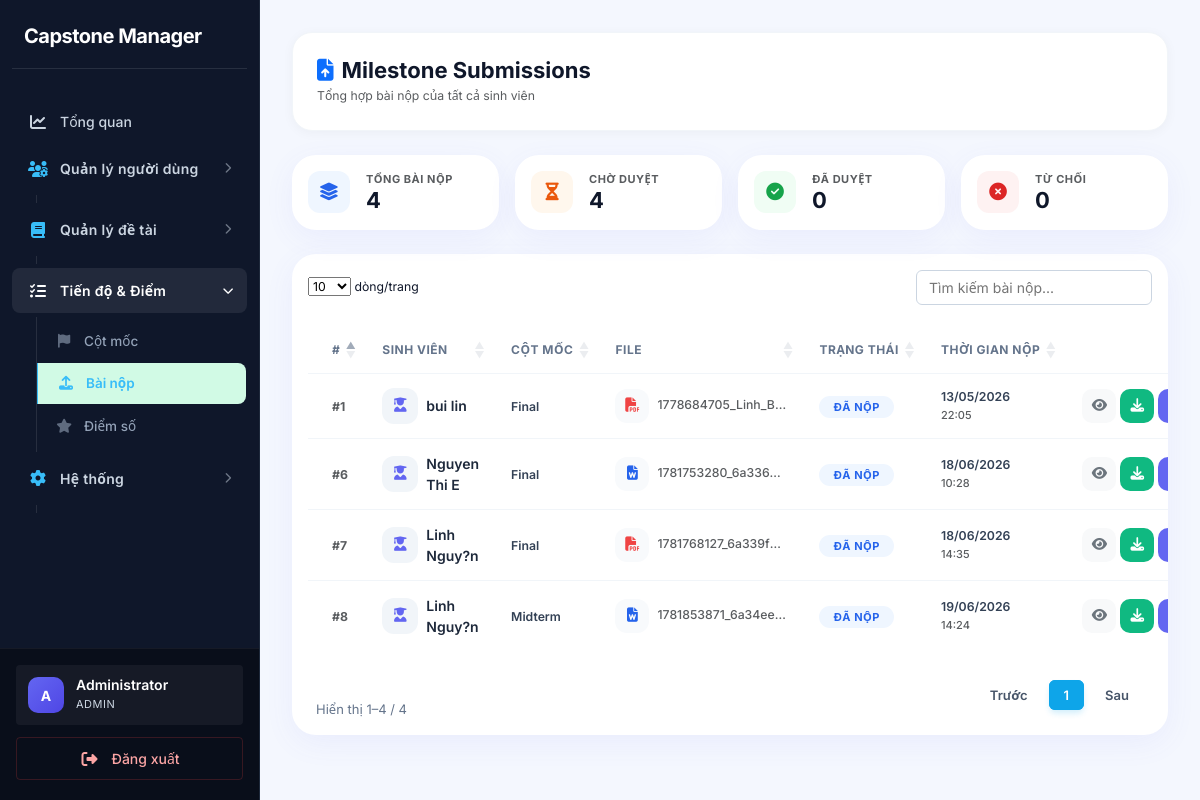
The app's page /index.php?page=submissions (signed in) with its own data.
### tables this page shows
CREATE TABLE `submissions` (
  `id` int(11) NOT NULL,
  `student_id` int(11) DEFAULT NULL,
  `topic_id` int(11) DEFAULT NULL,
  `milestone_id` int(11) DEFAULT NULL,
  `file_path` varchar(255) DEFAULT NULL,
  `status` enum('submitted','reviewed','late','revision_required') DEFAULT 'submitted',
  `attempt` int(11) DEFAULT 1,
  `submitted_at` datetime DEFAULT NULL
);

CREATE TABLE `students` (
  `id` int(11) NOT NULL,
  `user_id` int(11) DEFAULT NULL,
  `full_name` varchar(150) DEFAULT NULL,
  `faculty` varchar(100) DEFAULT NULL,
  `created_at` timestamp NOT NULL DEFAULT current_timestamp()
);

CREATE TABLE `milestones` (
  `id` int(11) NOT NULL,
  `title` enum('proposal','midterm','final') DEFAULT NULL,
  `deadline` datetime DEFAULT NULL,
  `semester_id` int(11) DEFAULT NULL,
  `created_at` timestamp NOT NULL DEFAULT current_timestamp()
);

### app/controllers/SubmissionController.php (called while the page is built, shortened)
<?php
class SubmissionController {
    private $submissionModel;
    public function __construct() {
        $this->submissionModel = new Submission();
    }
    public function index() {
        $role = $_SESSION['user']['role'];
        if ($role === 'student') {
            $studentId = $_SESSION['user']['student_id'] ?? null;
            if (!$studentId) {
                $studentModel = new Student();
                $student = $studentModel->findByUserId($_SESSION['user']['id']);
                if ($student) {
                    $_SESSION['user']['student_id'] = $student['id'];
                    $studentId = $student['id'];
                }
            }
            $submissions = $studentId
                ? $this->submissionModel->getByStudent($studentId)
                : [];
        } elseif ($role === 'lecturer') {
            $lecturerId  = $_SESSION['user']['lecturer_id'] ?? null;
            $submissions = $lecturerId
                ? $this->submissionModel->getByLecturer($lecturerId)
                : [];
        } else {
            $submissions = $this->submissionModel->getAll();
        }
        require '../app/views/submissions/index.php';
    }
}

### core/Database.php (called while the page is built)
<?php
class Database {
    private static $instance = null;
    private $conn;
    private $host = DB_HOST;
    private $dbname = DB_NAME;
    private $username = DB_USER;
    private $password = DB_PASS;
    private function __construct(){
        try{
            $this->conn = new PDO(
                "mysql:host={$this->host};dbname={$this->dbname};charset=utf8mb4",
                $this->username,
                $this->password
            );
            $this->conn->setAttribute(
                PDO::ATTR_ERRMODE,
                PDO::ERRMODE_EXCEPTION
            );
            $this->conn->setAttribute(
                PDO::ATTR_DEFAULT_FETCH_MODE,
                PDO::FETCH_ASSOC
            );
        }catch(PDOException $e){
            die("Database Error: " . $e->getMessage());
        }
    }
    public static function getInstance(){
        if(self::$instance == null){
            self::$instance = new Database();
        }
        return self::$instance;
    }
    public function getConnection(){
        return $this->conn;
    }
}

### app/models/Submission.php (called while the page is built, shortened)
<?php
class Submission {
    private $conn;
    public function __construct(){
        $this->conn = Database::getInstance()->getConnection();
    }
    public function getAll(){
        $sql = "SELECT submissions.*,
                       students.full_name AS student_name,
                       milestones.title   AS milestone_title
                FROM submissions
                JOIN students   ON students.id   = submissions.student_id
                JOIN milestones ON milestones.id  = submissions.milestone_id
                ORDER BY submissions.id DESC";
        try {
            return $this->conn->query($sql)->fetchAll(PDO::FETCH_ASSOC);
        } catch (PDOException $e) {
            return [];
        }
    }
}

### app/views/submissions/index.php (the view, shortened to what this page needs)
<?php require '../app/views/layouts/header.php'; ?>
<?php require '../app/views/layouts/sidebar.php'; ?>
<div class="main-content" style="padding: 32px; background: #f4f7fe; min-height: 100vh;">
    <div class="topbar-card p-4 mb-4 d-flex justify-content-between align-items-center">
        <div>
            <h2 class="fw-bold mb-1" style="color: #0f172a; font-size: 22px;">
                <i class="fa-solid fa-file-arrow-up me-2 text-primary"></i>Milestone Submissions
            </h2>
            <p class="text-muted small mb-0">
                <?php if ($_SESSION['user']['role'] === 'student'): ?>
                    Bài nộp của bạn theo từng cột mốc đồ án
                <?php else: ?>
                    Tổng hợp bài nộp của tất cả sinh viên
                <?php endif; ?>
            </p>
        </div>
    </div>
    <?php if ($_SESSION['user']['role'] !== 'student' && !empty($submissions)): ?>
        <?php
            $total      = count($submissions);
            $submitted  = count(array_filter($submissions, fn($s) => ($s['status'] ?? '') === 'submitted'));
            $reviewed   = count(array_filter($submissions, fn($s) => ($s['status'] ?? '') === 'reviewed'));
            $rejected   = count(array_filter($submissions, fn($s) => ($s['status'] ?? '') === 'rejected'));
        ?>
        <div class="row g-3 mb-4">
            <?php foreach ([
                ['label'=>'Tổng bài nộp',  'val'=>$total,     'icon'=>'fa-layer-group',    'bg'=>'#eff6ff','color'=>'#2563eb'],
                ['label'=>'Chờ duyệt',      'val'=>$submitted, 'icon'=>'fa-hourglass-half', 'bg'=>'#fff7ed','color'=>'#ea580c'],
                ['label'=>'Đã duyệt',       'val'=>$reviewed,  'icon'=>'fa-circle-check',   'bg'=>'#f0fdf4','color'=>'#16a34a'],
                ['label'=>'Từ chối',        'val'=>$rejected,  'icon'=>'fa-circle-xmark',   'bg'=>'#fef2f2','color'=>'#dc2626'],
            ] as $stat): ?>
            <div class="col-6 col-md-3">
                <div class="sub-card p-3 d-flex align-items-center gap-3">
                    <div class="file-icon-wrap" style="background:<?= $stat['bg'] ?>;color:<?= $stat['color'] ?>">
                        <i class="fa-solid <?= $stat['icon'] ?>"></i>
                    </div>
                    <div>
                        <div class="text-muted small fw-bold" style="font-size:11px;text-transform:uppercase;letter-spacing:.5px"><?= $stat['label'] ?></div>
                        <div class="fw-bold" style="font-size:22px;color:#0f172a;line-height:1.2"><?= $stat['val'] ?></div>
                    </div>
                </div>
            </div>
            <?php endforeach; ?>
        </div>
    <?php endif; ?>
    <div class="sub-card">
        <div class="table-responsive p-3">
            <table class="table table-hover mb-0" id="submissionsTable">
                <thead>
                    <tr>
                        <th class="ps-4">#</th>
                        <th>Sinh viên</th>
                        <th>Cột mốc</th>
                        <th>File</th>
                        <th>Trạng thái</th>
                        <th>Thời gian nộp</th>
                        <th class="text-end pe-4">Thao tác</th>
                    </tr>
                </thead>
                <tbody>
                <?php if (!empty($submissions)): ?>
                    <?php foreach ($submissions as $sub): ?>
                        <?php
                            $status = $sub['status'] ?? 'submitted';
                            $statusClass = match($status) {
                                'submitted'          => 'status-submitted',
                                'late'               => 'status-rejected',
                                'revision_required'  => 'status-rejected',
                                default              => 'status-default',
                            };
                            $statusLabel = match($status) {
                                'submitted'          => 'Đã nộp',
                                'late'               => 'Nộp trễ',
                                'revision_required'  => 'Cần sửa lại',
                                default              => ucfirst($status),
                            };
                            $ext = strtolower(pathinfo($sub['file_path'] ?? '', PATHINFO_EXTENSION));
                            $fileIcon = match($ext) {
                                'pdf'  => ['fa-file-pdf',  '#ef4444'],
                                'doc','docx' => ['fa-file-word', '#2563eb'],
                                'zip','rar'  => ['fa-file-zipper','#f59e0b'],
                                default => ['fa-file',     '#64748b'],
                            };
                        ?>
                        <tr>
                            <td class="ps-4">
                                <span class="fw-bold text-muted small">#<?= $sub['id'] ?></span>
                            </td>
                            <td>
                                <div class="d-flex align-items-center gap-2">
                                    <div class="file-icon-wrap" style="background:#f1f5f9;color:#6366f1;width:36px;height:36px;font-size:.9rem">
                                        <i class="fa-solid fa-user-graduate"></i>
                                    </div>
                                    <span class="fw-semibold" style="color:#1e293b">
                                        <?= htmlspecialchars($sub['student_name'] ?? '—') ?>
                                    </span>
                                </div>
                            </td>
                            <td>
                                <span class="fw-semibold small" style="color:#334155">
                                    <?= htmlspecialchars(ucfirst($sub['milestone_title'] ?? '—')) ?>
                                </span>
                            </td>
                            <td>
                                <?php if (!empty($sub['file_path'])): ?>
                                    <div class="d-flex align-items-center gap-2">
                                        <div class="file-icon-wrap" style="background:#f8fafc;color:<?= $fileIcon[1] ?>;width:34px;height:34px;font-size:.9rem">
                                            <i class="fa-solid <?= $fileIcon[0] ?>"></i>
                                        </div>
                                        <span class="small text-muted text-truncate" style="max-width:130px">
                                            <?= htmlspecialchars(basename($sub['file_path'])) ?>
                                        </span>
                                    </div>
                                <?php else: ?>
                                    <span class="text-muted small">—</span>
                                <?php endif; ?>
                            </td>
                            <td>
                                <span class="status-pill <?= $statusClass ?>">
                                    <?= $statusLabel ?>
                                </span>
                            </td>
                            <td>
                                <div class="fw-semibold small" style="color:#334155">
                                    <?= $sub['submitted_at'] ? date('d/m/Y', strtotime($sub['submitted_at'])) : '—' ?>
                                </div>
                                <div class="text-muted" style="font-size:11px">
                                    <?= $sub['submitted_at'] ? date('H:i', strtotime($sub['submitted_at'])) : '' ?>
                                </div>
                            </td>
                            <td class="text-end pe-4">
                                <div class="d-flex justify-content-end gap-1">
                                    <a href="index.php?page=submission-show&id=<?= $sub['id'] ?>"
                                       class="action-btn bg-light text-secondary"
                                       title="Xem chi tiết">
                                        <i class="fa-solid fa-eye"></i>
                                    </a>
                                    <?php if (!empty($sub['file_path'])): ?>
                                        <a href="assets/uploads/<?= htmlspecialchars($sub['file_path']) ?>"
                                           target="_blank"
                                           class="action-btn text-white"
                                           style="background:#10b981"
                                           title="Tải file">
                                            <i class="fa-solid fa-download"></i>
                                        </a>
                                    <?php endif; ?>
                                    <?php if (in_array($_SESSION['user']['role'], ['admin','lecturer'])): ?>
                                        <a href="index.php?page=score-create&submission_id=<?= $sub['id'] ?>"
                                           class="action-btn text-white"
                                           style="background:#6366f1"
                                           title="Chấm điểm bài nộp">
                                        </a>
                                    <?php endif; ?>
                                </div>
                            </td>
                        </tr>
                    <?php endforeach; ?>
                <?php endif; ?>
                </tbody>
            </table>
        </div>
    </div>
</div>
<?php require '../app/views/layouts/footer.php'; ?>

### public/assets/css/style.css (style rules this page uses)
:root { --primary: #0f172a; --primary-hover: #1e293b; --secondary: #475569; --success: #059669; --success-light: #d1fae5; --warning: #d97706; --warning-light: #fef3c7; --danger: #dc2626; --danger-light: #fee2e2; --info: #0284c7; --info-light: #e0f2fe; --sidebar-bg: #0f172a; --sidebar-text: #cbd5e1; --sidebar-hover: #1e293b; --sidebar-w: 260px; --bg: #f8f9fa; --surface: #ffffff; --border: #cbd5e1; --border-light: #e2e8f0; --text: #0f172a; --text-muted: #475569; --text-faint: #94a3b8; --radius-sm: 4px; --radius-md: 6px; --radius-lg: 8px; --radius-xl: 8px; --radius-2xl: 12px; --shadow-sm: 0 1px 2px rgba(0, 0, 0, 0.05); --shadow-md: 0 4px 6px -1px rgba(0, 0, 0, 0.1), 0 2px 4px -1px rgba(0, 0, 0, 0.06); --shadow-lg: 0 10px 15px -3px rgba(0, 0, 0, 0.1), 0 4px 6px -2px rgba(0, 0, 0, 0.05); --shadow-hover: 0 10px 15px -3px rgba(0, 0, 0, 0.1); --font: 'Inter', system-ui, -apple-system, sans-serif; --transition: all 0.2s ease-in-out; }
*, *::before, *::after { box-sizing: border-box; margin: 0; padding: 0; }
body { font-family: var(--font); background: var(--bg); color: var(--text); font-size: 14px; line-height: 1.5; -webkit-font-smoothing: antialiased; }
a { text-decoration: none; color: var(--info); transition: var(--transition); }
.main-content { margin-left: var(--sidebar-w); min-height: 100vh; padding: 32px; background: var(--bg); }
.table { width: 100%; border-collapse: separate; border-spacing: 0; margin: 0; font-size: 14px; }
.table thead th { font-weight: 700; text-transform: uppercase; letter-spacing: 0.5px; font-size: 12px; color: #64748b; padding: 14px 16px; background: #ffffff; border-bottom: 2px solid #e2e8f0; white-space: nowrap; border-top: none; }
.table tbody td { padding: 14px 16px; vertical-align: middle; color: #1e293b; border-bottom: 1px solid #f1f5f9; font-weight: 500; }
.table tbody tr:last-child td { border-bottom: none; }

### app/views/submissions/index.php (style rules this page uses)
.sub-card { border-radius: 1.5rem; border: none; box-shadow: 0 8px 30px rgba(99, 102, 241, 0.07); background: #fff; }
.file-icon-wrap { width: 42px; height: 42px; border-radius: 12px; display: flex; align-items: center; justify-content: center; font-size: 1.1rem; flex-shrink: 0; }
.status-pill { font-size: 11px; font-weight: 700; letter-spacing: 0.5px; text-transform: uppercase; padding: 4px 14px; border-radius: 50px; }
.status-submitted { background: #eff6ff; color: #2563eb; }
.action-btn { width: 34px; height: 34px; border-radius: 10px; display: inline-flex; align-items: center; justify-content: center; font-size: 0.85rem; border: none; transition: all .15s; }
.topbar-card { border-radius: 20px; border: 1px solid #f1f5f9; background: #fff; box-shadow: 0 2px 12px rgba(0,0,0,.04); }
thead th { font-size: 11px; font-weight: 700; letter-spacing: 0.6px; text-transform: uppercase; color: #94a3b8; border-bottom: 1px solid #f1f5f9 !important; padding-top: 14px; padding-bottom: 14px; }
tbody tr { transition: background .12s; }
tbody td { vertical-align: middle; border-color: #f8fafc; }

### records on screen
submissions: id "8", student.full_name "Linh Nguy?n", milestone.title "Midterm", file_path "1781853871_6a34ee…", status "ĐÃ NỘP", submitted_at "19/06/2026", submitted_at "14:24"
submissions: id "7", student.full_name "Linh Nguy?n", milestone.title "Final", file_path "1781768127_6a339f…", status "ĐÃ NỘP", submitted_at "18/06/2026", submitted_at "14:35"
submissions: id "6", student.full_name "Nguyen Thi E", milestone.title "Final", file_path "1781753280_6a336…", status "ĐÃ NỘP", submitted_at "18/06/2026", submitted_at "10:28"
submissions: id "1", student.full_name "bui lin", milestone.title "Final", file_path "1778684705_Linh_B…", status "ĐÃ NỘP", submitted_at "13/05/2026", submitted_at "22:05"

### other values on screen
$avatarChar "A"
$displayName "Administrator"
$_SESSION['user']['role'] "ADMIN"
$stat['label'] "TỔNG BÀI NỘP"
$stat['val'] "4"
$stat['label'] "CHỜ DUYỆT"
$stat['label'] "ĐÃ DUYỆT"
$stat['val'] "0"
$stat['label'] "TỪ CHỐI"
